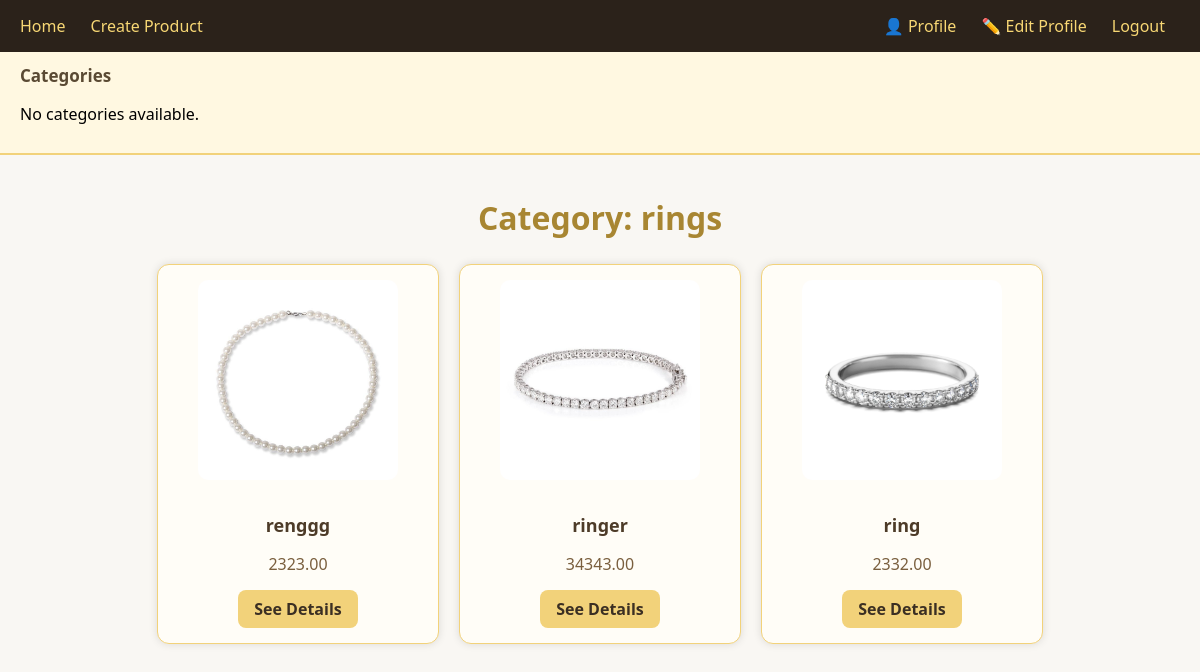
The page /category/1/ (signed in) on the database its author committed.
### products/models.py (models this page shows, shortened)
class Category(models.Model):
    name = models.CharField(max_length=100, unique=True)

class Product(models.Model):
    category = models.ForeignKey(Category, on_delete=models.CASCADE, related_name="products")
    name = models.CharField(max_length=150)
    price = models.DecimalField(max_digits=10, decimal_places=2)
    description = models.TextField(blank=True, null=True)
    image = models.ImageField(upload_to="media/", blank=True, null=True)
    created_at = models.DateTimeField(auto_now_add=True)
    updated_at = models.DateTimeField(auto_now=True)
    quantity = models.IntegerField(default=0)
    owner=models.ForeignKey(settings.AUTH_USER_MODEL,on_delete=models.CASCADE,related_name='products',blank=True,null=True)
    metal = models.CharField(max_length=30)

### products/views.py (the view)
# urls.py: path('category/<int:pk>/', CategoryDetail.as_view(), name='category_detail'),
class CategoryDetail(View):
    def get(self, request, pk):
        category = get_object_or_404(Category, pk=pk)
        products = Product.objects.filter(category=category).order_by('-id')
        context = {
            'category': category,
            'products': products
        }
        return render(request, 'Category_detail.html', context)

### templates/Category_detail.html (shortened to what this page needs)
{% extends 'base.html' %}
{% block content %}
<h1 style="text-align:center; color:#a88632; margin-bottom:25px;">
    Category: {{ category.name }}
</h1>
<div style="display:flex; flex-wrap:wrap; gap:20px; justify-content:center;">
{% for p in products %}
    <div style="
        width:250px;
        border:1px solid #f2d27a;
        padding:15px;
        background:#fffdf7;
        border-radius:12px;
        box-shadow:0 0 8px rgba(0,0,0,0.12);
        text-align:center;
    ">
        {% if p.image %}
            <img src="{{ p.image.url }}" alt="{{ p.name }}"
                 style="max-width:200px; max-height:200px; border-radius:10px; margin-bottom:10px;">
        {% endif %}
        <h3 style="color:#4d3b28; font-size:18px; margin-bottom:10px;">
            {{ p.name }}
        </h3>
        <p style="color:#7a5f3e; font-size:16px; margin-bottom:15px;">
            {{ p.price }}
        </p>
        <a href="{% url 'detail' p.pk %}"
           style="
               display:inline-block;
               background:#f2d27a;
               color:#3b2f23;
               padding:8px 16px;
               border-radius:8px;
               text-decoration:none;
               font-weight:600;
               transition:0.2s;
           "
           onmouseover="this.style.background='#e3be62'"
           onmouseout="this.style.background='#f2d27a'">
            See Details
        </a>
    </div>
{% empty %}
    <p style="text-align:center;">No products in this category.</p>
{% endfor %}
</div>
{% endblock %}

### templates/base.html (style rules this page uses)
body { font-family: "Segoe UI", Arial, sans-serif; margin: 0; background: #f9f7f3; }

### rows shown on the page
Category: name "rings"
Product: image (picture), name "renggg", price "2323.00"
Product: image (picture), name "ringer", price "34343.00"
Product: image (picture), name "ring", price "2332.00"
